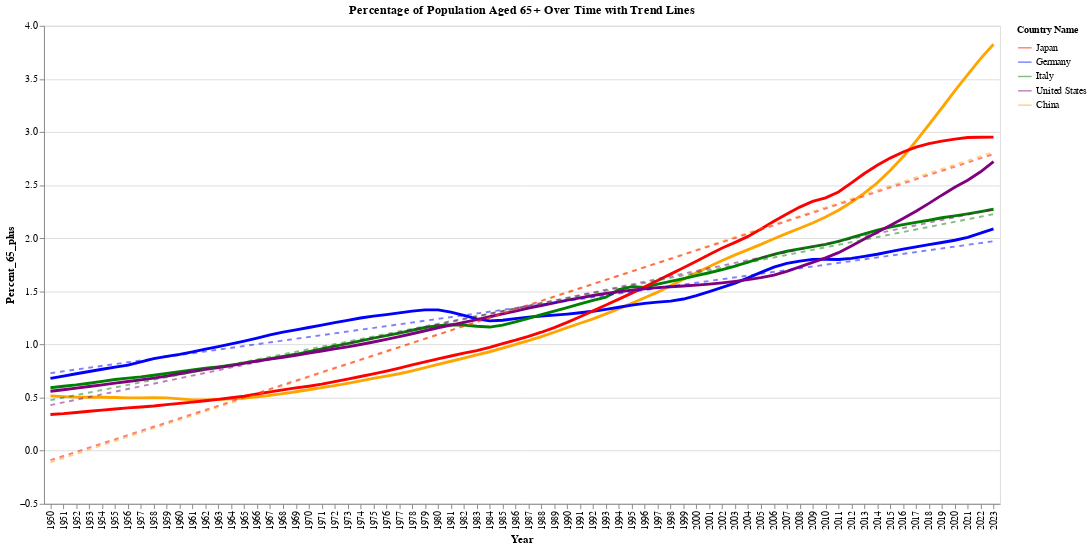

Source (notebook cell):
### Code cell
# Select the countries that we want to visualize
# Countries: Japan, Germany, Italy, United States, China
countries = ['Japan', 'Germany', 'Italy', 'United States', 'China']

# Define a color dictionary for the countries
color_dict = {
    'Japan': 'red',
    'Germany': 'blue',
    'Italy': 'green',
    'United States': 'purple',
    'China': 'orange'
}

# Filter the data for the selected countries
filtered_data = population_age_65_plus[population_age_65_plus['Country Name'].isin(countries)]

# Create the base chart
base = alt.Chart(filtered_data).encode(
    x='Year:O',
    y='Percent_65_plus:Q',
    color=alt.Color('Country Name:N', scale=alt.Scale(domain=list(color_dict.keys()), range=list(color_dict.values()))),
    tooltip=['Country Name', 'Year', 'Percent_65_plus']
)

# Create the line chart
line_chart = base.mark_line(size=3)

# Create the trend lines
trend_lines = base.transform_regression('Year', 'Percent_65_plus', groupby=['Country Name']).mark_line(
    size=2,
    opacity=0.5,
    strokeDash=[5, 5]  # This creates a dashed line
    
).encode(
    color=alt.Color('Country Name:N', scale=alt.Scale(domain=list(color_dict.keys()), range=list(color_dict.values())))
)

# Combine the line chart and trend lines
combined_chart = (line_chart + trend_lines).properties(
    title='Percentage of Population Aged 65+ Over Time with Trend Lines',
    width=1000,
    height=500
).configure_legend(
    orient='right',
    symbolSize=200,
    titleFontSize=10
)

# Display the chart
combined_chart.display()

### Figure 1 — Vega-Lite specification as saved in the notebook (floating-point values rounded to 4 significant figures; data arrays with more than 128 entries replaced by an {"elided": "..."} marker saying what was removed)
{"config": {"view": {"continuousWidth": 300, "continuousHeight": 300}, "legend": {"orient": "right", "symbolSize": 200, "titleFontSize": 10}}, "layer": [{"mark": {"type": "line", "size": 3}, "encoding": {"color": {"field": "Country Name", "scale": {"domain": ["Japan", "Germany", "Italy", "United States", "China"], "range": ["red", "blue", "green", "purple", "orange"]}, "type": "nominal"}, "tooltip": [{"field": "Country Name", "type": "nominal"}, {"field": "Year", "type": "quantitative"}, {"field": "Percent_65_plus", "type": "quantitative"}], "x": {"field": "Year", "type": "ordinal"}, "y": {"field": "Percent_65_plus", "type": "quantitative"}}}, {"mark": {"type": "line", "opacity": 0.5, "size": 2, "strokeDash": [5, 5]}, "encoding": {"color": {"field": "Country Name", "scale": {"domain": ["Japan", "Germany", "Italy", "United States", "China"], "range": ["red", "blue", "green", "purple", "orange"]}, "type": "nominal"}, "tooltip": [{"field": "Country Name", "type": "nominal"}, {"field": "Year", "type": "quantitative"}, {"field": "Percent_65_plus", "type": "quantitative"}], "x": {"field": "Year", "type": "ordinal"}, "y": {"field": "Percent_65_plus", "type": "quantitative"}}, "transform": [{"on": "Year", "regression": "Percent_65_plus", "groupby": ["Country Name"]}]}], "data": {"name": "data-ccbbdade79635417867301a15a02ee9c"}, "height": 500, "title": "Percentage of Population Aged 65+ Over Time with Trend Lines", "width": 1000, "$schema": "https://vega.github.io/schema/vega-lite/v5.20.1.json", "datasets": {"data-ccbbdade79635417867301a15a02ee9c": {"elided": "370 records"}}}
